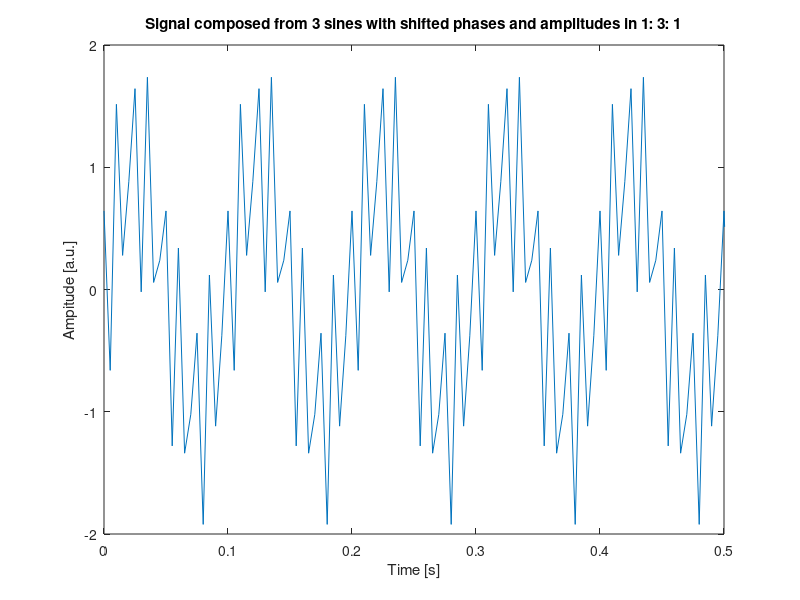
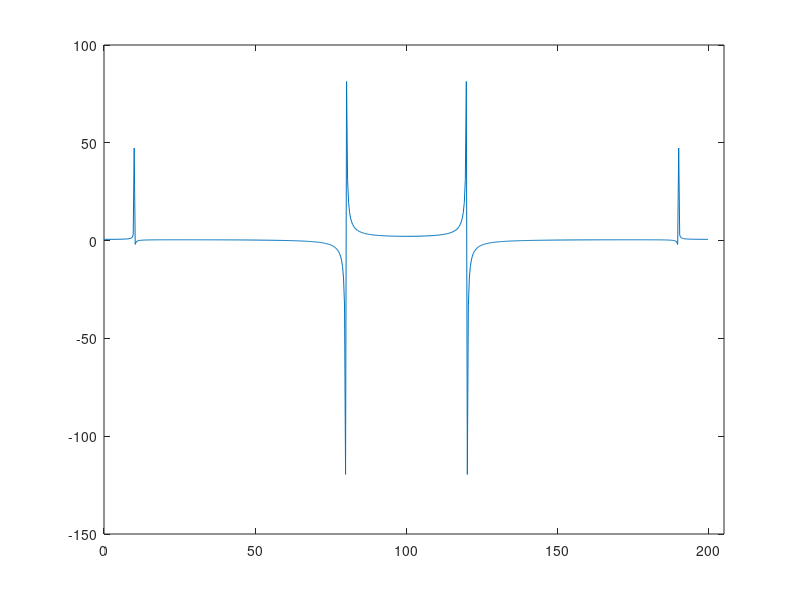

Write the MATLAB code that produced these figures, in order. (Note: this script raises an error after producing the figures.)
fs = 200;
fN=fs/2
t = 0:1/fs:3;
A1=1;
A2=3;
A3=1;

f1=10;
f3=120;

y1=A1*sin(2*pi*f1*t+0);
y3=A3*sin(2*pi*f3*t+deg2rad(40));

y=y1+y3;
figure(1)
plot(t,y)
xlim([0 0.5])
xlabel("Time [s]")
ylabel("Ampitude [a.u.]")
title("Signal composed from 3 sines with shifted phases and amplitudes in 1: 3: 1")

%Fourier Transform

S = fft(y);
N = length(S);
df = fs/N;

fv = 0:df:fs-df;
figure(2)
plot(fv,S)
xlim([0 205])
xline(fN,"g","Nyqiust frequency")
xlabel("frequency [Hz]")
